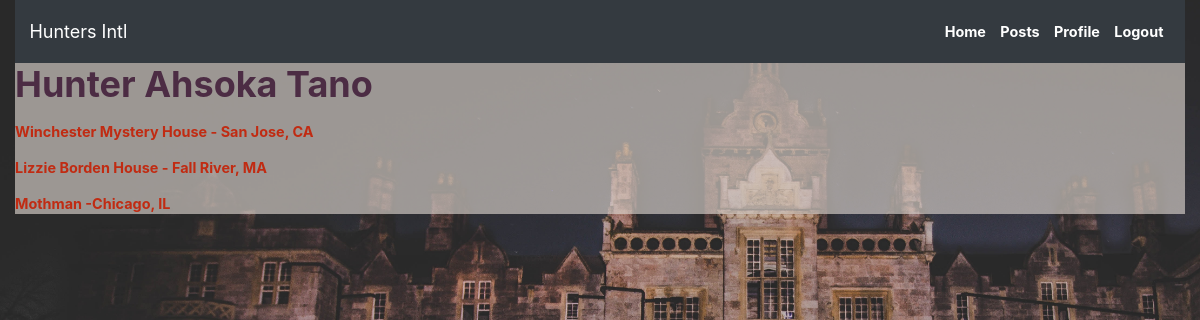
Page /user_profile/1 on the committed database.
### hunter_app/models.py (models this page shows)
class User(models.Model):
    first_name = models.CharField(max_length=50)
    last_name = models.CharField(max_length=50)
    gender = models.CharField(max_length=6)
    email = models.CharField(max_length=255)
    password = models.CharField(max_length=255)
    confirm_pw = models.CharField(max_length=255)
    objects = UserManager()

class User_Post(models.Model):
    message = models.CharField(max_length=500)
    poster = models.ForeignKey(User, related_name='user_posts', on_delete=models.CASCADE)
    likes = models.ManyToManyField(User, related_name='liked_posts')

### hunter_app/views.py (the view)
# urls.py: path('user_profile/<int:id>', views.profile),
def profile(request,id):
    context = {
        'user': User.objects.get(id=id)
    }
    return render(request, 'profile.html', context)

### hunter_app/templates/profile.html (shortened to what this page needs)
<!DOCTYPE html>
<html lang="en">
<head>
    <link rel="stylesheet" href="https://cdn.jsdelivr.net/npm/bootstrap@4.6.0/dist/css/bootstrap.min.css">
    {% load static %}
    <link rel="stylesheet" href="{% static 'css/style.css' %}">
</head>
<body>
    <div class="container-fluid">
        <header>
            <nav class="navbar navbar-expand-lg navbar-dark bg-dark">
            <a class="navbar-brand" href="/success">Hunters Intl</a>
                <span class="navbar-text">
                </span>
                <div class="collapse navbar-collapse" id="navbarNav">
                    <ul class="navbar-nav ml-auto">
                        <li class="nav-item">
                            <a class="nav-link active" aria-current="page" href="/user_profile/{{user.id}}"><b>Home</b></a>
                        </li>
                        <li class="nav-item">
                            <a class="nav-link active" aria-current="page" href="/success"><b>Posts</b></a>
                        </li>
                        <li class="nav-item">
                            <a class="nav-link active" aria-current="page" href="/edit_pg/{{user.id}}"><b>Profile</b></a>
                        </li>
                        <li class="nav-item">
                            <a class="nav-link active" aria-current="page" href="/logout"><b>Logout</b></a>
                        </li>
                    </ul>
                </div>
            </nav>
        </header>
        <div class="wrapper">
            <h1>Hunter {{user.first_name}} {{user.last_name}}</h1>
            {% for post in user.user_posts.all %}
            <p>{{post.message}}</p>
            {% endfor %}
            </div>
        </div>
</body>
</html>

### hunter_app/static/css/style.css (style rules this page uses)
:root { font-family: 'Franklin Gothic Medium', 'Arial Narrow', Arial, sans-serif; font-size: 90%; color: #4c2c44; }
.wrapper { background-color: #d8d1caa8; }
body { background-image: url('../image/castle.jpg'); background-size: cover; background-repeat: no-repeat; background-color: #333; background-attachment: fixed; }
* { box-sizing: border-box; margin: 0; padding: 0; }
h1, h2, h3, h4 { margin-bottom: 1rem; }
h1 { font-size: 5 rem; color:#4c2c44; font-weight: bold; margin-bottom: 1rem; }
p { color: #c12b12; font-size: 1rem; font-weight: bold; }

### rows in the picture
User: first_name "Ahsoka", last_name "Tano"
User_Post: message "Winchester Mystery House - San Jose, CA"
User_Post: message "Lizzie Borden House - Fall River, MA"
User_Post: message "Mothman -Chicago, IL"
